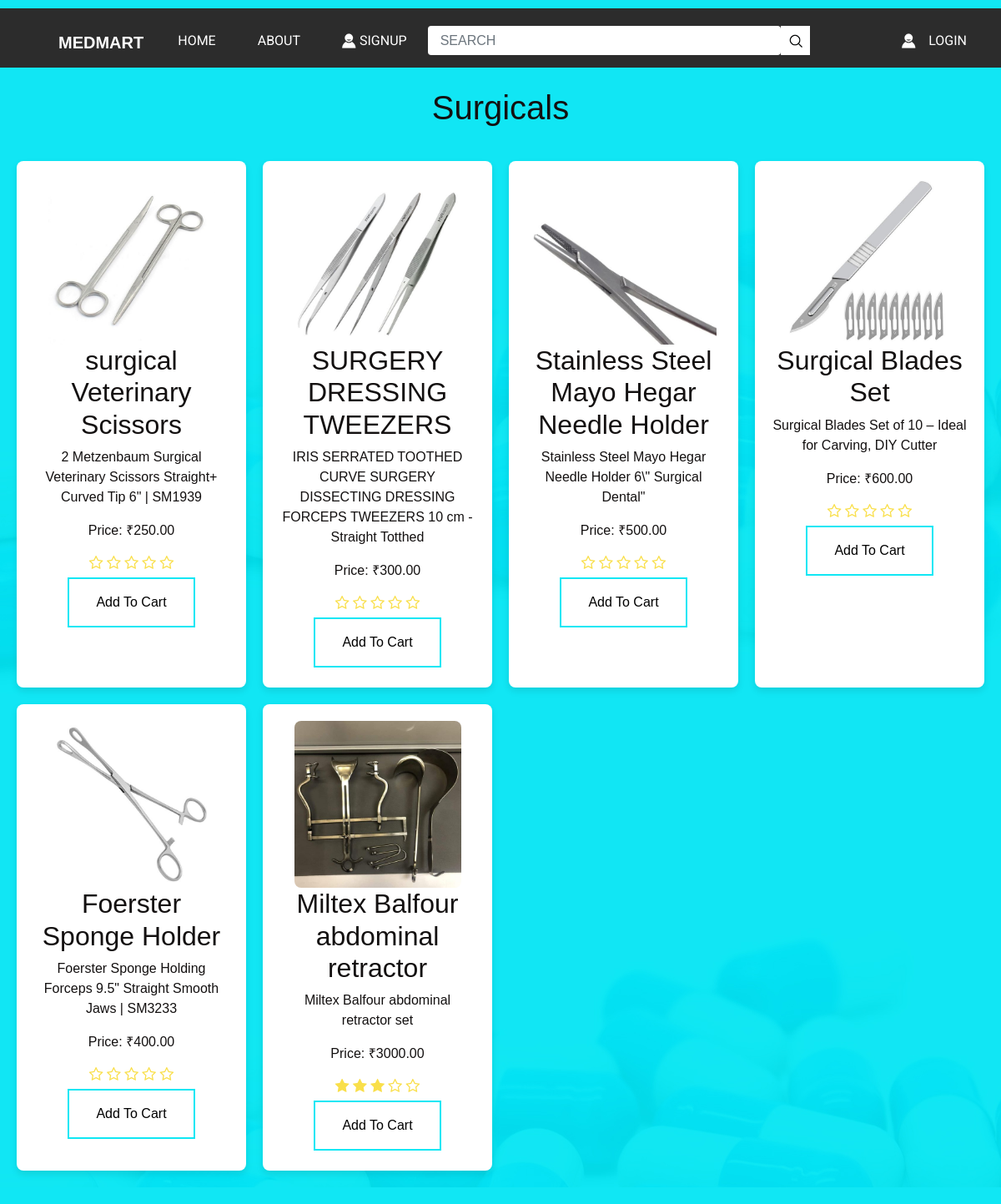
The page /demo_products/7 on the database its author committed.
### store/models.py (models this page shows, shortened)
class Category(models.Model):
    name = models.CharField(max_length=100, null=True)
    image = models.ImageField(upload_to='images/' , null=True)

class Product(models.Model):
    category = models.ForeignKey(Category, on_delete=models.CASCADE, related_name='products', null=True)
    name = models.CharField(max_length=255, null=True)
    description = models.TextField(null=True)
    price = models.DecimalField(max_digits=10, decimal_places=2, null=True)
    image = models.ImageField(upload_to='images/', blank=True, null=True)
    created_at = models.DateTimeField(auto_now_add=True, null=True)
    updated_at = models.DateTimeField(auto_now=True,null=True)
    def get_most_common_rating(self):
        most_common = self.ratings.values('rating').annotate(count=Count('rating')).order_by('-count', '-rating').first()
        return most_common['rating'] if most_common else None

### store/views.py (the view)
# urls.py: path('demo_products/<cat_id>', store.views.demo_products,name='demo_products'),
def demo_products(request, cat_id):
    category = Category.objects.get(id = cat_id)
    ctt = int(category.id)
    request.session['catt_idd'] = category.id
    products = Product.objects.filter(category = ctt)
    star_range = range(1, 6)
    return render(request, 'extt/demo_products.html', {'category': category, 'products': products,'star_range': star_range})

### store/context_processors.py (called while the page is built)
def cart_item_count(request):
    if request.user.is_authenticated:
        cart_items_count = CartItem.objects.filter(user=request.user).count()
    else:
        cart_items_count = 0
    return {'cart_items_count': cart_items_count}

### templates/extt/demo_products.html (shortened to what this page needs)
{% load static %}
<!DOCTYPE html>
<html>
<head>
  <link rel="stylesheet" type="text/css"
    href="https://cdnjs.cloudflare.com/ajax/libs/OwlCarousel2/2.1.3/assets/owl.carousel.min.css" />
  <link rel="stylesheet" href="https://cdnjs.cloudflare.com/ajax/libs/font-awesome/4.7.0/css/font-awesome.min.css">
  <link rel="stylesheet" type="text/css" href="{% static 'extt/css/bootstrap.css' %}" />
    <link href="{% static 'extt/css/style.css'%}" rel="stylesheet" />
  <link href="{% static 'extt/css/responsive.css' %}" rel="stylesheet" />
  <link rel="stylesheet" href="{% static 'extt/css/sections.css' %}">
</head>
<body class="sub_page">
  <div class="hero_area">
    <header class="header_section">
      <div class="container">
        <div class="top_contact-container">
        </div>
      </div>
      <div class="container-fluid">
        <nav class="navbar navbar-expand-lg custom_nav-container pt-3">
          <a class="navbar-brand" href="{% url 'index' %}">
            <span>
              MEDMART
            </span>
          </a>
          <div class="collapse navbar-collapse" id="navbarSupportedContent">
            <div class="d-flex  flex-column flex-lg-row align-items-center w-100 justify-content-between">
              <ul class="navbar-nav  ">
                <li class="nav-item active">
                  <a class="nav-link" href="{% url 'index' %}">Home <span class="sr-only">(current)</span></a>
                </li>
                <li class="nav-item">
                  <a class="nav-link" href="{% url 'about' %}"> About </a>
                </li>
                <li class="nav-item">
                  <a class="nav-link" href="{% url 'user_reg' %}"> <img src="{% static 'extt/images/user.png' %}" alt="">  SignUp  </a>
                </li>
              </ul>
              <form class="form-inline" method="GET" action="{% url 'search' %}">
                <input type="search" name="query" id="search-input" placeholder="Search" class="form-control">
                <button class="btn my-2 my-sm-0 nav_search-btn" type="submit"></button>
            </form>
              <div class="login_btn-contanier ml-0 ml-lg-5">
                <a class="nav-link" href="{% url 'login' %}">
                  <img src="{% static 'extt/images/user.png' %}" alt="">
                  <span>
                    Login
                  </span>
                </a>
              </div>
            </div>
          </div>
        </nav>
      </div>
    </header>
<br>
    <h1> <center>{{ category.name }} </center> </h1>
    <section class="categories">
        {% for product in products %}
        <div class="category">
            <img src="{{ product.image.url }}" alt="{{ product.name }}">
            <h2>{{ product.name }}</h2>
            <p>{{ product.description }}</p>
            <p>Price: ₹{{ product.price }}</p>
            <div class="star-rating">
                {% for i in star_range %}
                    {% if i <= product.get_most_common_rating %}
                        <i class="fa fa-star"></i>
                    {% else %}
                        <i class="fa fa-star-o"></i>
                    {% endif %}
                {% endfor %}
            </div>
            <a href="{% url 'user_reg' %}" class="button button1">Add To Cart</a>
        </div>
        {% endfor %}
    </section>
</body>
</html>

### static/extt/css/style.css (style rules this page uses)
body { font-family: "Poppins", sans-serif; color: #000000; background-color: #ffffff; }
.hero_area { height: 100vh; background-image: url(../images/hero-bg.jpg); }
.sub_page .hero_area { height: auto; }
.header_section .top_contact-container { display: -webkit-box; display: -ms-flexbox; display: flex; -webkit-box-pack: justify; -ms-flex-pack: justify; justify-content: space-between; padding: 5px 0; font-family: 'Roboto', sans-serif; }
.header_section .container-fluid { background-color: #2c2c2c; }
.header_section .container-fluid { padding-right: 25px; padding-left: 25px; }
.custom_nav-container.navbar-expand-lg .navbar-nav .nav-link { padding: 10px 25px; color: #ffffff; text-align: center; text-transform: uppercase; font-family: 'Roboto', sans-serif; }
a, a:hover, a:focus { text-decoration: none; }
.btn, .btn:focus { outline: none !important; -webkit-box-shadow: none; box-shadow: none; }
.navbar-brand, .navbar-brand:hover { text-transform: uppercase; font-weight: bold; font-size: 24px; color: #fafcfd; }
.custom_nav-container .nav_search-btn { background-image: url(../images/search-icon.png); background-size: 18px; background-repeat: no-repeat; background-position: center; width: 35px; height: 35px; padding: 0; border: none; border-radius: 0; }
.login_btn-contanier a { text-transform: uppercase; color: #ffffff; display: -webkit-box; display: -ms-flexbox; display: flex; -webkit-box-align: center; -ms-flex-align: center; align-items: center; font-family: 'Roboto', sans-serif; }
.login_btn-contanier a img { margin-right: 15px; }
.navbar-brand { display: -webkit-box; display: -ms-flexbox; display: flex; -webkit-box-align: center; -ms-flex-align: center; align-items: center; }
.navbar-brand span { font-size: 20px; font-weight: 700; color: #ffffff; margin-top: 5px; }
.custom_nav-container { z-index: 99999; padding: 10px 0; }
.custom_nav-container .form-inline { -webkit-box-flex: 1; -ms-flex-positive: 1; flex-grow: 1; -ms-flex-wrap: nowrap; flex-wrap: nowrap; }
.custom_nav-container .form-inline input { width: 84%; border: none; outline: none; padding: 4px; padding-left: 15px; text-transform: uppercase; height: 35px; background-color: #ffffff; }
.custom_nav-container .form-inline button { background-color: #ffffff; }

### static/extt/css/responsive.css (style rules this page uses)
@media (min-width: 1200px) { .container { max-width: 1170px; } }

### static/extt/css/sections.css (style rules this page uses)
* { margin: 0; padding: 0; box-sizing: border-box; }
body { font-family: Arial, sans-serif; background-color: #10e7f4; color: #131010; }
.categories { display: grid; grid-template-columns: repeat(auto-fit, minmax(250px, 1fr)); gap: 20px; padding: 20px; max-width: 1200px; margin: 20px auto; }
.category { background-color: white; padding: 20px; border-radius: 8px; box-shadow: 0 4px 8px rgba(0, 0, 0, 0.1); text-align: center; }
.category img { max-width: 100%; border-radius: 8px; height: 200px; object-fit: cover; }
.button { border: none; color: white; padding: 16px 32px; text-align: center; text-decoration: none; display: inline-block; font-size: 16px; margin: 4px 2px; transition-duration: 0.4s; cursor: pointer; }
.button1 { background-color: white; color: black; border: 2px solid #10e7f4; }

### templates/extt/demo_products.html (style rules this page uses)
body { background: #10e7f4; font-family: Arial, sans-serif; }
.star-rating { color: #F9DF4A; }
.star-rating i { font-size: 18px; }

### rows shown on the page
Category: name "Surgicals"
Product: image (picture), name "surgical Veterinary Scissors", description "2 Metzenbaum Surgical Veterinary Scissors Straight+ Curved Tip 6\" | SM1939", price "250.00"
Product: image (picture), name "SURGERY DRESSING TWEEZERS", description "IRIS SERRATED TOOTHED CURVE SURGERY DISSECTING DRESSING FORCEPS TWEEZERS 10 cm - Straight Totthed", price "300.00"
Product: image (picture), name "Stainless Steel Mayo Hegar Needle Holder", description "Stainless Steel Mayo Hegar Needle Holder 6\\\" Surgical Dental\"", price "500.00"
Product: image (picture), name "Surgical Blades Set", description "Surgical Blades Set of 10 – Ideal for Carving, DIY Cutter", price "600.00"
Product: image (picture), name "Foerster Sponge Holder", description "Foerster Sponge Holding Forceps 9.5\" Straight Smooth Jaws | SM3233", price "400.00"
Product: image (picture), name "Miltex Balfour abdominal retractor", description "Miltex Balfour abdominal retractor set", price "3000.00"
